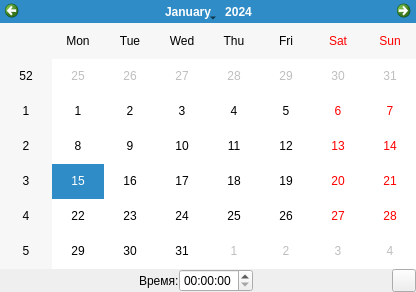
<?xml version="1.0" encoding="UTF-8"?>
<ui version="4.0">
 <class>CalendarDlg</class>
 <widget class="QWidget" name="CalendarDlg">
  <property name="geometry">
   <rect>
    <x>0</x>
    <y>0</y>
    <width>416</width>
    <height>292</height>
   </rect>
  </property>
  <property name="windowTitle">
   <string>Выбрать дату и время</string>
  </property>
  <layout class="QGridLayout" name="gridLayout_2">
   <property name="leftMargin">
    <number>0</number>
   </property>
   <property name="topMargin">
    <number>0</number>
   </property>
   <property name="rightMargin">
    <number>0</number>
   </property>
   <property name="bottomMargin">
    <number>0</number>
   </property>
   <property name="spacing">
    <number>0</number>
   </property>
   <item row="1" column="0">
    <spacer name="horizontalSpacer">
     <property name="orientation">
      <enum>Qt::Horizontal</enum>
     </property>
     <property name="sizeHint" stdset="0">
      <size>
       <width>153</width>
       <height>20</height>
      </size>
     </property>
    </spacer>
   </item>
   <item row="1" column="1">
    <layout class="QGridLayout" name="gridLayout">
     <property name="sizeConstraint">
      <enum>QLayout::SetDefaultConstraint</enum>
     </property>
     <property name="leftMargin">
      <number>0</number>
     </property>
     <property name="topMargin">
      <number>0</number>
     </property>
     <property name="rightMargin">
      <number>0</number>
     </property>
     <property name="bottomMargin">
      <number>0</number>
     </property>
     <property name="spacing">
      <number>0</number>
     </property>
     <item row="0" column="0">
      <widget class="QLabel" name="label">
       <property name="text">
        <string>Время:</string>
       </property>
      </widget>
     </item>
     <item row="0" column="1">
      <widget class="QTimeEdit" name="hourselect"/>
     </item>
    </layout>
   </item>
   <item row="1" column="2">
    <spacer name="horizontalSpacer_2">
     <property name="orientation">
      <enum>Qt::Horizontal</enum>
     </property>
     <property name="sizeHint" stdset="0">
      <size>
       <width>153</width>
       <height>20</height>
      </size>
     </property>
    </spacer>
   </item>
   <item row="1" column="3">
    <widget class="QToolButton" name="toolButton">
     <property name="focusPolicy">
      <enum>Qt::TabFocus</enum>
     </property>
     <property name="text">
      <string/>
     </property>
     <property name="icon">
      <iconset>
       <normaloff>:/meteo/icons/process_ok.png</normaloff>:/meteo/icons/process_ok.png</iconset>
     </property>
    </widget>
   </item>
   <item row="0" column="0" colspan="4">
    <widget class="QCalendarWidget" name="dateselect"/>
   </item>
  </layout>
 </widget>
 <tabstops>
  <tabstop>dateselect</tabstop>
  <tabstop>toolButton</tabstop>
 </tabstops>
 <resources/>
 <connections/>
</ui>
